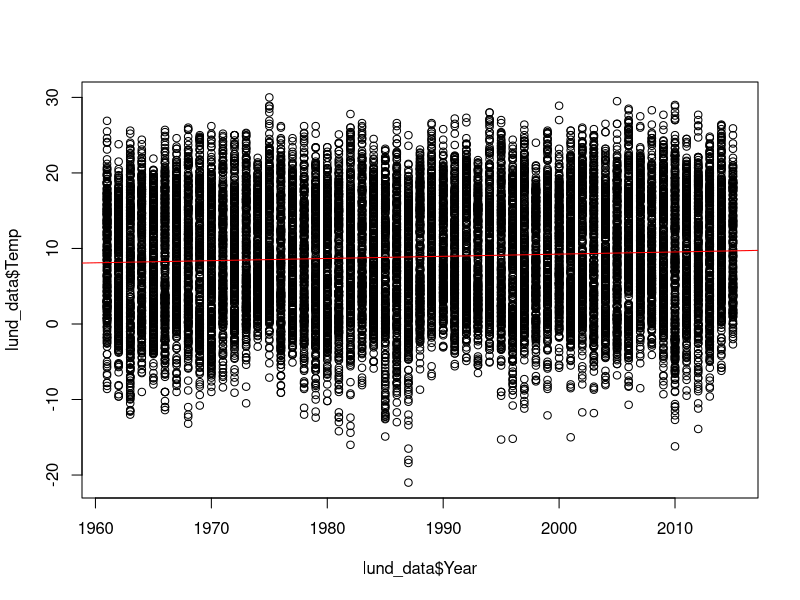
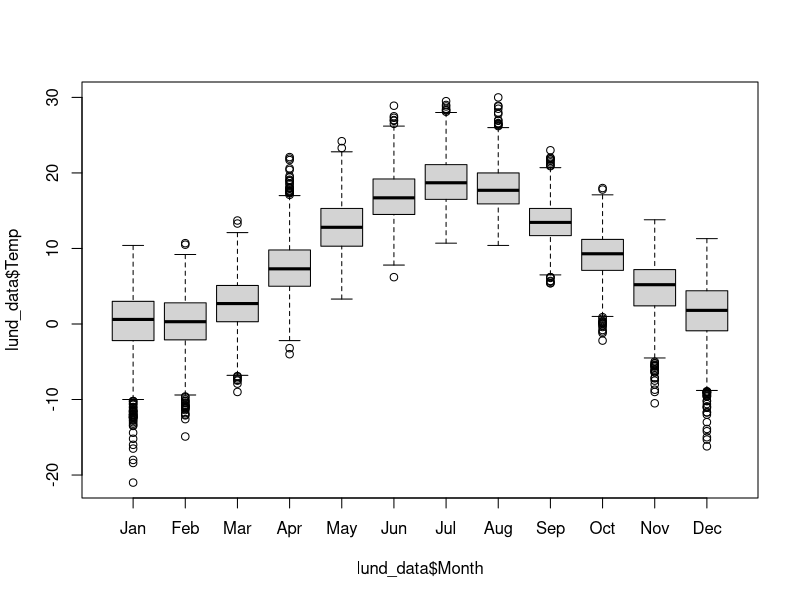
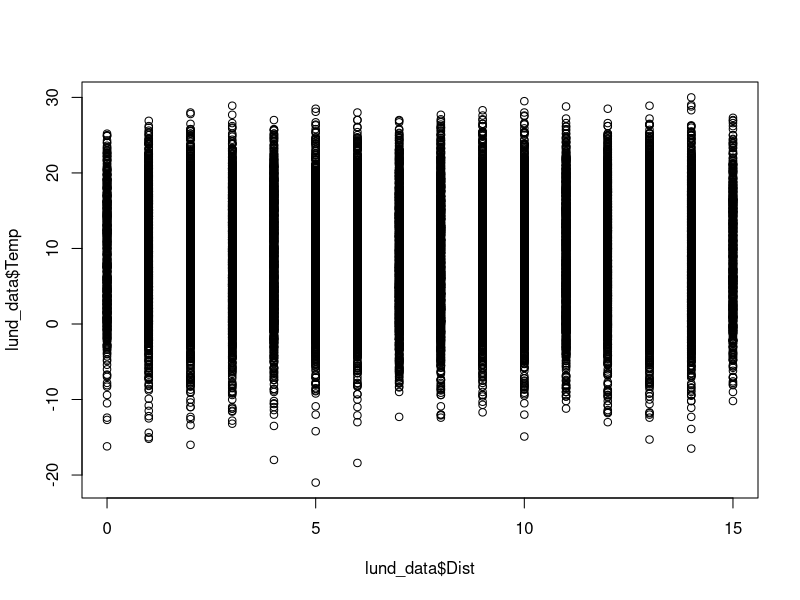

Write the R code that produced these figures, in order.

dir = getwd()
setwd(dir)

#Creating plasme dataframe
lund_data = read.csv("final_file.csv")

## tell R that Month is a categorical variable, not numerical:
lund_data$Month <- factor(lund_data$Month,
                       levels=c(1,2,3,4,5,6,7,8,9,10,11,12),
                       labels=c("Jan","Feb","Mar","Apr","May","Jun","Jul","Aug","Sep","Oct","Nov","Dec"))

moon_temps_model = lm(lund_data$Temp ~ lund_data$Year + lund_data$Month*lund_data$Day + lund_data$Dist)
year_temps_model = lm(lund_data$Temp ~ lund_data$Year)

summary(moon_temps_model)

jpeg("moon_temps_year.jpeg")
with(lund_data, plot(lund_data$Temp ~ lund_data$Year))
abline(a=summary(year_temps_model)$coefficients[1],b=summary(year_temps_model)$coefficients[2], col="red")

jpeg("moon_temps_month.jpeg")
with(lund_data, plot(lund_data$Temp ~ lund_data$Month))

jpeg("moon_temps_dist.jpeg")
with(lund_data, plot(lund_data$Temp ~ lund_data$Dist))
